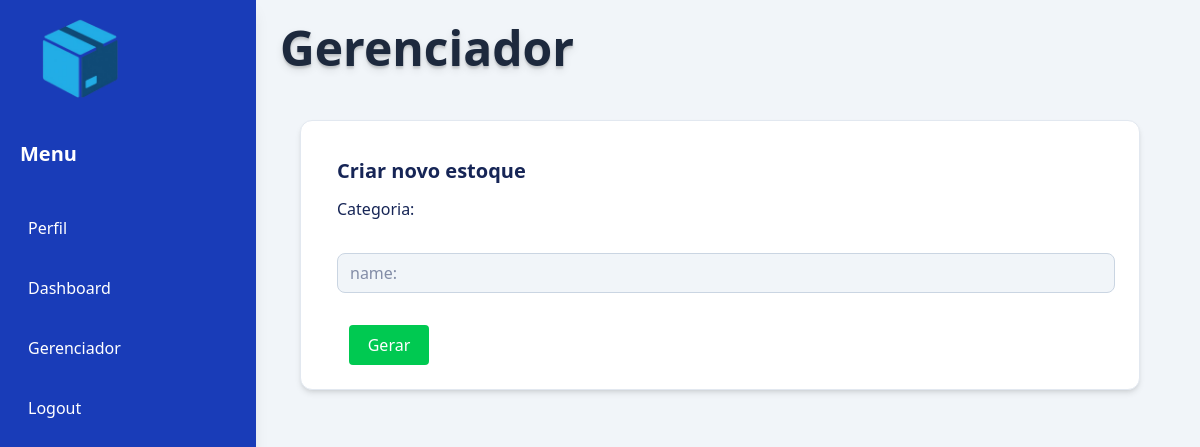
Before: /php/gerenciador.php (signed in) with the older database file.
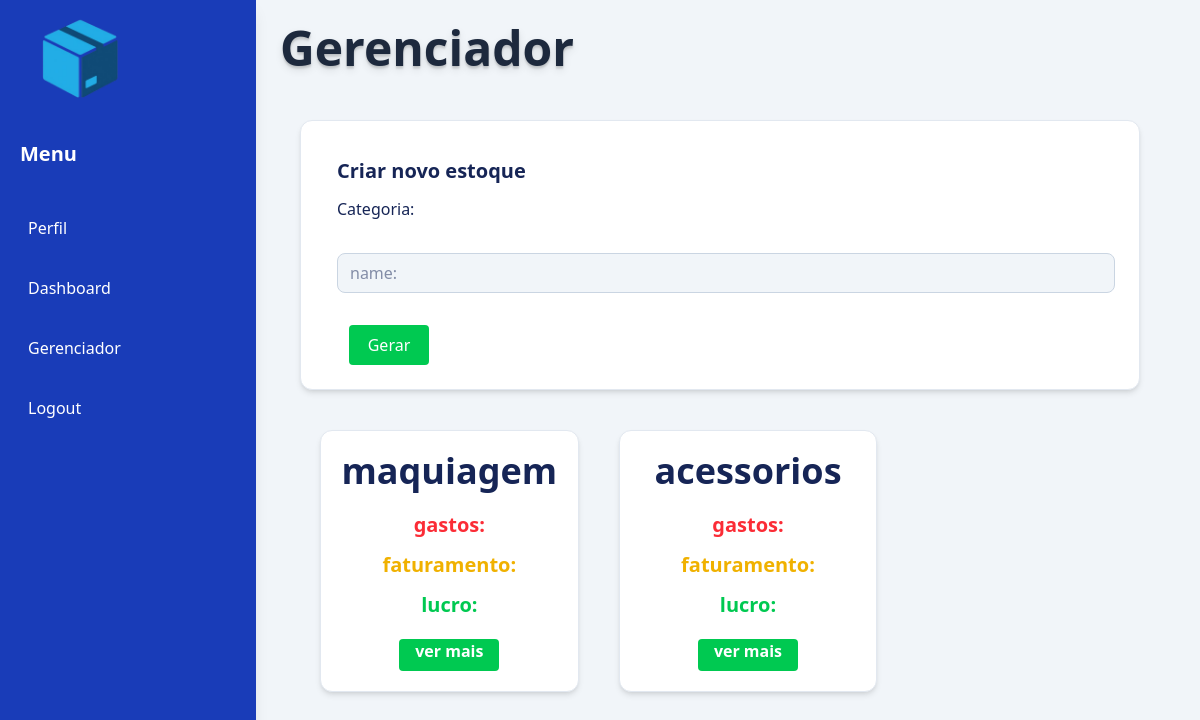
After: the same page with the newer database file.
### tables this page shows
CREATE TABLE `estoque` (
  `id_estoque` int(11) NOT NULL,
  `categoria` varchar(100) DEFAULT NULL,
  `criado_em` datetime DEFAULT current_timestamp(),
  `id_usuario` int(11) NOT NULL,
  `lucro_estoque` decimal(10,2) DEFAULT NULL,
  `faturamento_estoque` decimal(10,2) DEFAULT NULL,
  `gastos_estoque` decimal(10,2) DEFAULT NULL
);

### php/gerenciador.php (the view, shortened to what this page needs)
<?php
include("conect.php");
$id_usuario = $_SESSION['usuario_id'];
$sql = "SELECT * FROM estoque WHERE id_usuario = ?";
$stmt = $conexao->prepare($sql);
$stmt->bind_param("i", $id_usuario);
$stmt->execute();
$estoques = $stmt->get_result();
?>
<!DOCTYPE html>
<html lang="en">
<head>
    <script src="https://cdn.jsdelivr.net/npm/@tailwindcss/browser@4"></script>
</head>
<body class="bg-slate-100 flex flex-col">
            <header class="lg:ml-64 lg:p-6 ml-35 p-3">
            <section class="flex flex-row">
                <h1 class="text-5xl font-bold text-slate-800 text-shadow-lg">Gerenciador</h1>
            </section>
            </header>
    <section class="bg-blue-800 lg:w-64 sm:w-32 h-screen text-white fixed shadow-lg">
        <img class="w-30 ml-5 " src="../images/logo.png" alt="">
   <p class="text-xl font-bold ml-5 mt-5">Menu</p>
   <ul class="ml-5 mt-10 mr-5 flex flex-col gap-5">
        <li>
          <a class="block hover:bg-blue-900 rounded p-2" href="perfil.php"
            >Perfil</a
          >
        </li>
        <li>
          <a class="block hover:bg-blue-900 rounded p-2" href="dashboard.php"
            >Dashboard</a
          >
        </li>
        <li>
          <a
            class="block hover:bg-blue-900 rounded p-2"
            href="gerenciador.php"
            >Gerenciador</a
          >
        </li>
        <li>
          <a class="block hover:bg-red-900 rounded p-2" href="logout.php">Logout</a>
        </li>
   </ul>
    </section>
    <main class="ml-32 p-3 lg:ml-64 lg:p-6">
            <section class="flex flex-col gap-3 bg-white rounded-xl p-3 lg:p-6 ml-5 shadow-md border border-slate-200 lg:w-210 w-100">
                <h1 class="text-xl font-bold text-blue-950 mt-3 ml-3">Criar novo estoque</h1>
                <form class="text-white text-base font-medium flex flex-col gap-8 ml-3" action="gerar_estoque.php" method="post">
                    <div class="flex flex-col lg:mr-10 sm:mr-5 text-blue-950">
                     <label for="categoria">Categoria:</label>
                    </div>
                     <input class="bg-slate-100 outline-none rounded-lg lg:h-10 sm:h-5 border border-slate-300 lg:px-3 sm:px-1 text-blue-950" type="text" name="cat" id="cat" placeholder="name:">
                    <div>
                        <button class="bg-green-500 text-white rounded hover:bg-green-600 ml-3 w-20 h-10" type="submit">Gerar</button>
                    </div>
                </form>
            </section>
            <section class="grid grid-cols-1 sm:grid-cols-2 lg:grid-cols-3 gap-10 ml-10 mt-10">
                <?php while ($estoque = $estoques->fetch_assoc()): ?>
        <div class="bg-white rounded-xl shadow-md p-5 border border-slate-200 hover:shadow-xl transition">
                <h1 class="text-4xl font-bold text-blue-950 text-center">  <?php echo htmlspecialchars($estoque['categoria']) ?></h1>
                <div class="flex flex-col gap-3 m-auto mt-5 justify-center text-center">
            <h3 class="text-xl font-bold text-red-500">
                   gastos: <?php echo htmlspecialchars($estoque['gastos_estoque']) ?>
                </h3>
                 <h3 class="text-xl font-bold text-yellow-500">
                    faturamento: <?php echo htmlspecialchars($estoque['faturamento_estoque']) ?>
                </h3>
                 <h3 class="text-xl font-bold text-green-500">
                   lucro: <?php echo htmlspecialchars($estoque['lucro_estoque']) ?>
                </h3>
                </div>
                <a href="estoque.php?id=<?= $estoque['id_estoque'] ?>">
                 <button class="bg-green-500 hover:bg-green-600 rounded text-base font-bold text-white w-25 h-8 flex justify-center m-auto mt-5">
                    ver mais
                </button>
                </a>
        </div>
        <?php endwhile; ?>
            </section>
    </main>
</body>
</html>

Changed rows visible on the page:
added estoque: categoria "maquiagem"
added estoque: categoria "acessorios"
